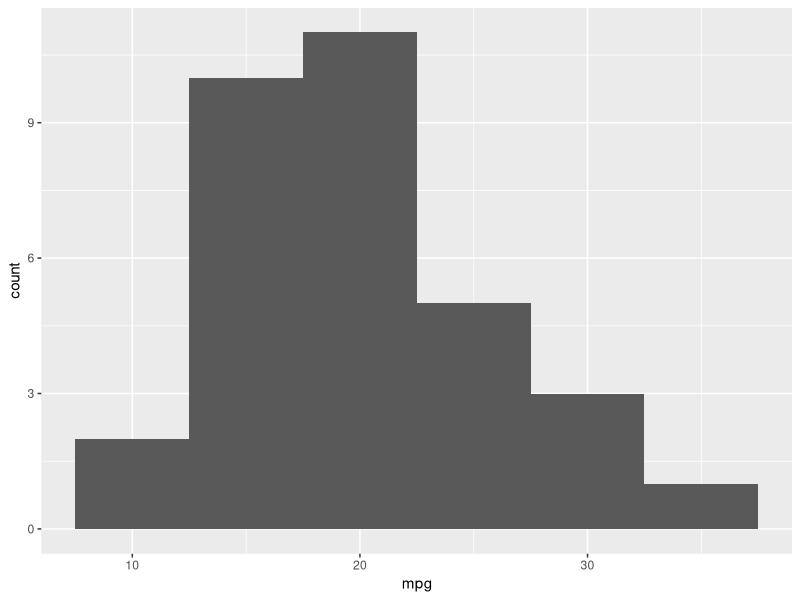
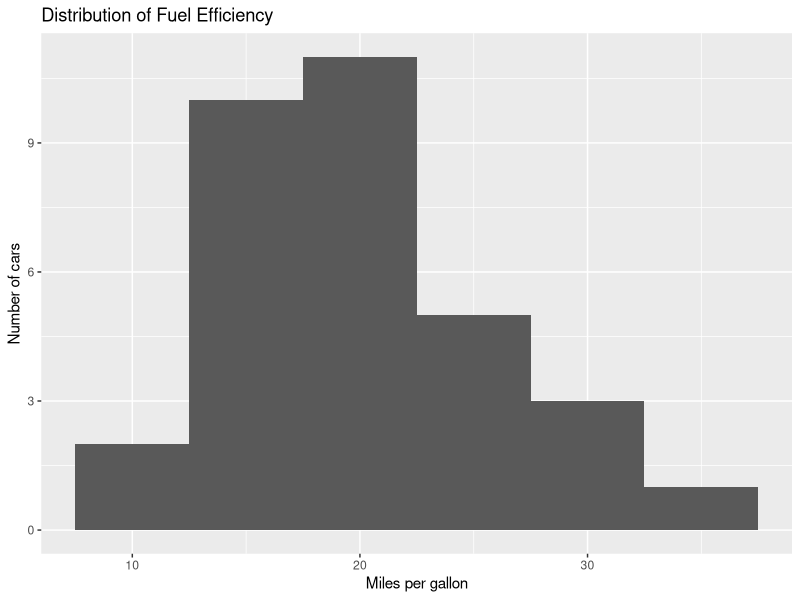

These charts were generated, in order, by the following R code:
## ---- chunk 1
#| include: false
library(dplyr)
library(ggplot2)
## ---- chunk 2
getwd()
## ---- chunk 3
2 + 2
## ---- chunk 4
favorite_number <- 42
favorite_number
## ---- chunk 5
mtcars |>
  head()
## ---- chunk 6
mtcars |>
  summarise(
    rows = n(),
    average_mpg = mean(mpg),
    minimum_mpg = min(mpg),
    maximum_mpg = max(mpg)
  )
## ---- chunk 7
p1 <- ggplot(mtcars, aes(x = mpg)) +
  geom_histogram(binwidth = 5)

p1
## ---- chunk 8
p2 <- p1 +
  labs(
    title = "Distribution of Fuel Efficiency",
    x = "Miles per gallon",
    y = "Number of cars"
  )

p2
